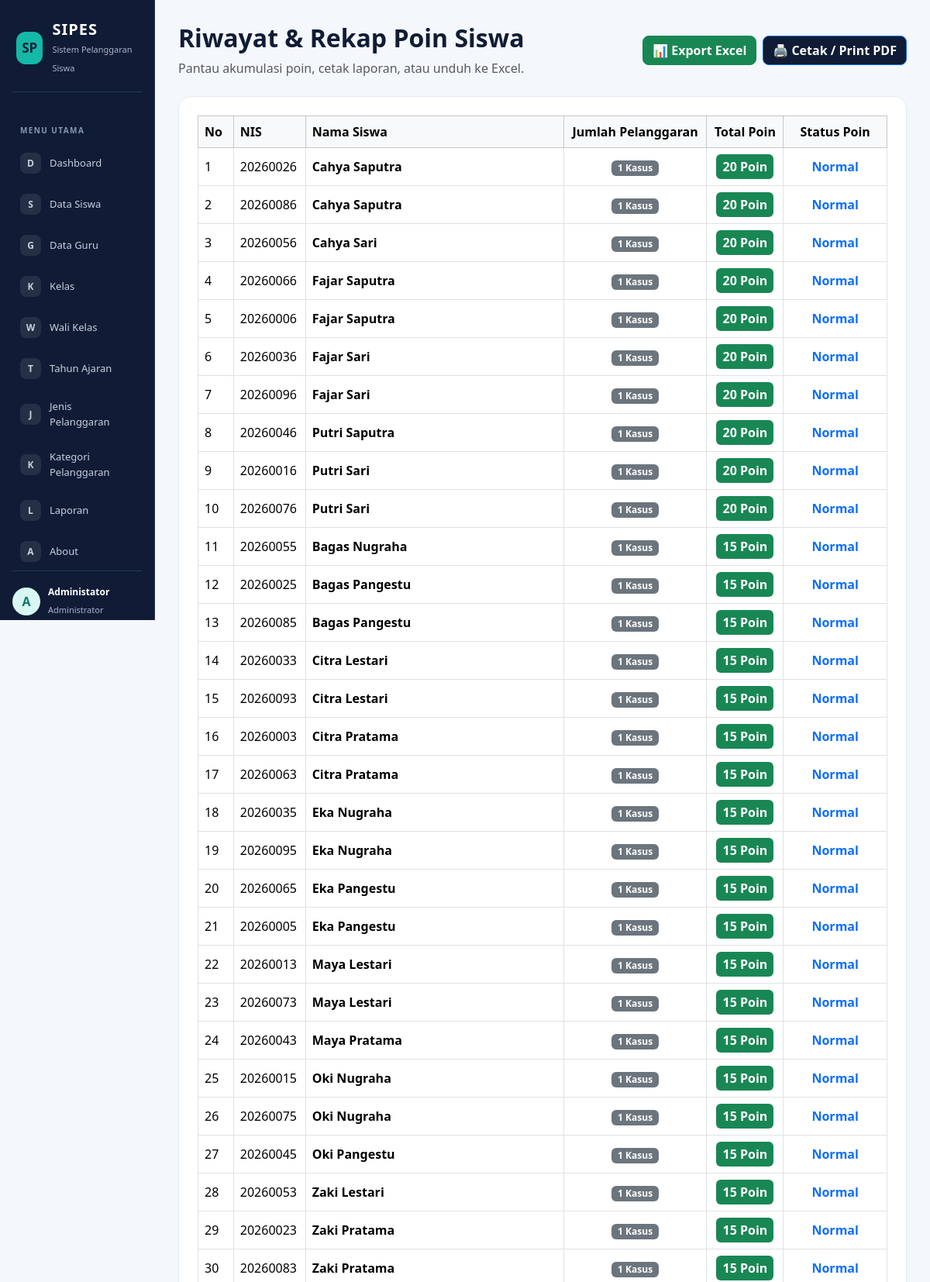
Page /rekap_poin.php (signed in, upper part) on the committed database.
### tables this page shows
CREATE TABLE `t_siswa` (
  `id` int(11) NOT NULL,
  `nis` varchar(30) DEFAULT NULL,
  `nisn` varchar(20) NOT NULL,
  `nama` varchar(150) DEFAULT NULL,
  `jenis_kelamin` char(1) NOT NULL,
  `tanggal_lahir` date NOT NULL,
  `alamat` text NOT NULL,
  `status_aktif` tinyint(1) NOT NULL,
  `created_at` timestamp NOT NULL DEFAULT current_timestamp(),
  `updated_at` timestamp NOT NULL DEFAULT current_timestamp()
);

### rekap_poin.php (the view, shortened to what this page needs)
<?php
include 'config/koneksi.php';
    ?>
    <?php
$query = mysqli_query($koneksi, "
    SELECT s.id, s.nis, s.nama AS nama_siswa,
           COALESCE(SUM(ps.poin), 0) AS total_poin,
           COUNT(ps.id) AS jumlah_pelanggaran
    FROM t_siswa s
    LEFT JOIN t_pelanggaran_siswa ps ON s.id = ps.siswa_id
    GROUP BY s.id, s.nis, s.nama
    ORDER BY total_poin DESC, s.nama ASC
");
?>
<!DOCTYPE html>
<html lang="id">
<head>
    <link href="https://cdn.jsdelivr.net/npm/bootstrap@5.3.3/dist/css/bootstrap.min.css" rel="stylesheet">
</head>
<body>
<div class="no-print">
    <?php include 'includes/sidebar.php'; ?>
</div>
<main class="main-content">
    <div class="container-fluid p-0">
        <div class="d-flex justify-content-between align-items-center mb-4 no-print">
            <div>
                <h2 class="fw-bold" style="color: var(--navy)">Riwayat & Rekap Poin Siswa</h2>
                <p class="text-muted m-0">Pantau akumulasi poin, cetak laporan, atau unduh ke Excel.</p>
            </div>
            <div class="d-flex gap-2">
                <a href="rekap_poin.php?export=excel" class="btn btn-success fw-bold rounded-3">
                    📊 Export Excel
                </a>
                <button onclick="window.print()" class="btn btn-primary fw-bold rounded-3" style="background: var(--navy);">
                    🖨️ Cetak / Print PDF
                </button>
            </div>
        </div>
        <div class="content-card">
            <div class="table-responsive">
                <table class="table table-bordered align-middle">
                    <thead class="table-light">
                        <tr>
                            <th>No</th>
                            <th>NIS</th>
                            <th>Nama Siswa</th>
                            <th class="text-center">Jumlah Pelanggaran</th>
                            <th class="text-center">Total Poin</th>
                            <th class="text-center">Status Poin</th>
                        </tr>
                    </thead>
                    <tbody>
                        <?php if ($query && mysqli_num_rows($query) > 0): ?>
                            <?php $no = 1; while($d = mysqli_fetch_assoc($query)): ?>
                                <tr>
                                    <td><?= $no++; ?></td>
                                    <td><?= htmlspecialchars($d['nis']); ?></td>
                                    <td><strong><?= htmlspecialchars($d['nama_siswa']); ?></strong></td>
                                    <td class="text-center">
                                        <span class="badge bg-secondary"><?= $d['jumlah_pelanggaran']; ?> Kasus</span>
                                    </td>
                                    <td class="text-center">
                                        <span class="badge bg-<?= ($d['total_poin'] >= 50) ? 'danger' : (($d['total_poin'] >= 25) ? 'warning' : 'success'); ?> p-2 fs-6">
                                            <?= $d['total_poin']; ?> Poin
                                        </span>
                                    </td>
                                    <td class="text-center">
                                        <?php if ($d['total_poin'] == 0): ?>
                                            <span class="text-success fw-bold">Aman (Bersih)</span>
                                        <?php elseif ($d['total_poin'] < 25): ?>
                                            <span class="text-primary fw-bold">Normal</span>
                                        <?php elseif ($d['total_poin'] < 50): ?>
                                            <span class="text-warning fw-bold">Peringatan</span>
                                        <?php else: ?>
                                            <span class="text-danger fw-bold">Bahaya / Sanksi Berat</span>
                                        <?php endif; ?>
                                    </td>
                                </tr>
                            <?php endwhile; ?>
                        <?php else: ?>
                            <tr>
                                <td colspan="6" class="text-center text-muted py-4">Belum ada data siswa atau pelanggaran.</td>
                            </tr>
                        <?php endif; ?>
                    </tbody>
                </table>
            </div>
        </div>
    </div>
</main>
</body>
</html>

### rekap_poin.php (style rules this page uses)
:root { --navy: #101c35; --teal: #14b8a6; --background: #f4f7fb; --border: #e5eaf1; }
body { background: var(--background); font-family: 'Segoe UI', Tahoma, Geneva, Verdana, sans-serif; }
.main-content { margin-left: 16.666667%; padding: 30px; }
.content-card { background: #fff; border: 1px solid var(--border); border-radius: 16px; padding: 24px; box-shadow: 0 2px 4px rgba(0,0,0,0.02); }

### rows in the picture
t_siswa: nis "20260026", nama "Cahya Saputra", jumlah_pelanggaran "1", total_poin "20"
t_siswa: nis "20260086", nama "Cahya Saputra", jumlah_pelanggaran "1", total_poin "20"
t_siswa: nis "20260056", nama "Cahya Sari", jumlah_pelanggaran "1", total_poin "20"
t_siswa: nis "20260066", nama "Fajar Saputra", jumlah_pelanggaran "1", total_poin "20"
t_siswa: nis "20260006", nama "Fajar Saputra", jumlah_pelanggaran "1", total_poin "20"
t_siswa: nis "20260036", nama "Fajar Sari", jumlah_pelanggaran "1", total_poin "20"
t_siswa: nis "20260096", nama "Fajar Sari", jumlah_pelanggaran "1", total_poin "20"
t_siswa: nis "20260046", nama "Putri Saputra", jumlah_pelanggaran "1", total_poin "20"
t_siswa: nis "20260016", nama "Putri Sari", jumlah_pelanggaran "1", total_poin "20"
t_siswa: nis "20260076", nama "Putri Sari", jumlah_pelanggaran "1", total_poin "20"
t_siswa: nis "20260055", nama "Bagas Nugraha", jumlah_pelanggaran "1", total_poin "15"
t_siswa: nis "20260025", nama "Bagas Pangestu", jumlah_pelanggaran "1", total_poin "15"
t_siswa: nis "20260085", nama "Bagas Pangestu", jumlah_pelanggaran "1", total_poin "15"
t_siswa: nis "20260033", nama "Citra Lestari", jumlah_pelanggaran "1", total_poin "15"
t_siswa: nis "20260093", nama "Citra Lestari", jumlah_pelanggaran "1", total_poin "15"
t_siswa: nis "20260003", nama "Citra Pratama", jumlah_pelanggaran "1", total_poin "15"
t_siswa: nis "20260063", nama "Citra Pratama", jumlah_pelanggaran "1", total_poin "15"
t_siswa: nis "20260035", nama "Eka Nugraha", jumlah_pelanggaran "1", total_poin "15"
t_siswa: nis "20260095", nama "Eka Nugraha", jumlah_pelanggaran "1", total_poin "15"
t_siswa: nis "20260065", nama "Eka Pangestu", jumlah_pelanggaran "1", total_poin "15"
t_siswa: nis "20260005", nama "Eka Pangestu", jumlah_pelanggaran "1", total_poin "15"
t_siswa: nis "20260013", nama "Maya Lestari", jumlah_pelanggaran "1", total_poin "15"
t_siswa: nis "20260073", nama "Maya Lestari", jumlah_pelanggaran "1", total_poin "15"
t_siswa: nis "20260043", nama "Maya Pratama", jumlah_pelanggaran "1", total_poin "15"
t_siswa: nis "20260015", nama "Oki Nugraha", jumlah_pelanggaran "1", total_poin "15"
t_siswa: nis "20260075", nama "Oki Nugraha", jumlah_pelanggaran "1", total_poin "15"
t_siswa: nis "20260045", nama "Oki Pangestu", jumlah_pelanggaran "1", total_poin "15"
t_siswa: nis "20260053", nama "Zaki Lestari", jumlah_pelanggaran "1", total_poin "15"
t_siswa: nis "20260023", nama "Zaki Pratama", jumlah_pelanggaran "1", total_poin "15"
t_siswa: nis "20260083", nama "Zaki Pratama", jumlah_pelanggaran "1", total_poin "15"

### other values in the picture
substr($_SESSION['name'] ?? 'U', 0, 1) "A"
$_SESSION['name'] "Administator"
